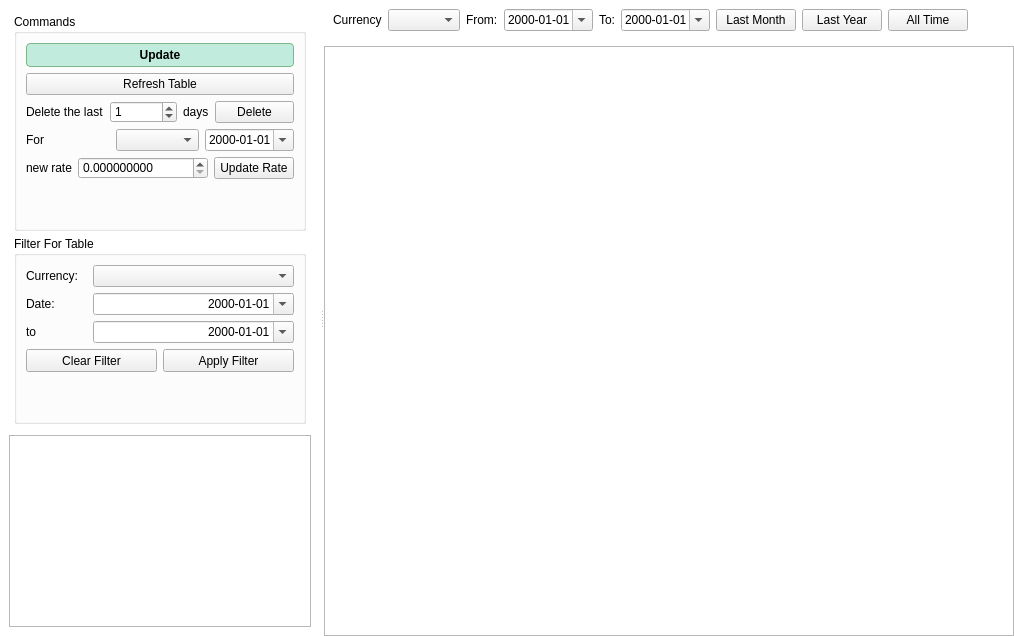
      <widget class="QWidget" name="tab_exchange_rates">
       <property name="styleSheet">
        <string notr="true">QWidget#tab_exchange_rates { background-color: #ffffff; }</string>
       </property>
       <attribute name="title">
        <string>Exchange Rates</string>
       </attribute>
       <layout class="QHBoxLayout" name="horizontalLayout_28">
        <item>
         <widget class="QSplitter" name="splitter_6">
          <property name="styleSheet">
           <string notr="true">QWidget#splitter_6 { background-color: #ffffff; }</string>
          </property>
          <property name="orientation">
           <enum>Qt::Orientation::Horizontal</enum>
          </property>
          <widget class="QFrame" name="frame_rates">
           <property name="styleSheet">
            <string notr="true">QFrame#frame_rates { background-color: #ffffff; border: none; }</string>
           </property>
           <property name="minimumSize">
            <size>
             <width>300</width>
             <height>0</height>
            </size>
           </property>
           <property name="maximumSize">
            <size>
             <width>16777215</width>
             <height>16777215</height>
            </size>
           </property>
           <property name="frameShape">
            <enum>QFrame::Shape::NoFrame</enum>
           </property>
           <property name="frameShadow">
            <enum>QFrame::Shadow::Plain</enum>
           </property>
           <layout class="QVBoxLayout" name="verticalLayout_14">
            <item>
             <widget class="QFrame" name="frame_3">
              <property name="styleSheet">
               <string notr="true">QFrame#frame_3 { background-color: #ffffff; border: none; }</string>
              </property>
              <property name="frameShape">
               <enum>QFrame::Shape::NoFrame</enum>
              </property>
              <property name="frameShadow">
               <enum>QFrame::Shadow::Plain</enum>
              </property>
              <layout class="QVBoxLayout" name="verticalLayout_rate_panels">
               <property name="spacing">
                <number>5</number>
               </property>
               <property name="leftMargin">
                <number>5</number>
               </property>
               <property name="topMargin">
                <number>5</number>
               </property>
               <property name="rightMargin">
                <number>5</number>
               </property>
               <property name="bottomMargin">
                <number>5</number>
               </property>
               <item>
                <widget class="QGroupBox" name="groupBox_rate_commands">
                 <property name="minimumSize">
                  <size>
                   <width>0</width>
                   <height>0</height>
                  </size>
                 </property>
                 <property name="title">
                  <string>Commands</string>
                 </property>
                 <layout class="QVBoxLayout" name="verticalLayout_13">
                  <item>
                   <widget class="QPushButton" name="pushButton_exchange_update">
                    <property name="minimumSize">
                     <size>
                      <width>0</width>
                      <height>24</height>
                     </size>
                    </property>
                    <property name="font">
                     <font>
                      <bold>true</bold>
                     </font>
                    </property>
                    <property name="styleSheet">
                     <string notr="true">QPushButton {
                                            background-color: #C1ECDD;
                                            border: 1px solid #7DB68A;
                                            border-radius: 4px;
                                            }
                                            QPushButton:hover {
                                            background-color: #D1F5E8;
                                            }
                                            QPushButton:pressed {
                                            background-color: #A8E0C7;
                                            }</string>
                    </property>
                    <property name="text">
                     <string>Update</string>
                    </property>
                   </widget>
                  </item>
                  <item>
                   <widget class="QPushButton" name="pushButton_rates_refresh">
                    <property name="text">
                     <string>Refresh Table</string>
                    </property>
                   </widget>
                  </item>
                  <item>
                   <layout class="QHBoxLayout" name="horizontalLayout_15">
                    <item>
                     <widget class="QLabel" name="label">
                      <property name="text">
                       <string>Delete the last</string>
                      </property>
                     </widget>
                    </item>
                    <item>
                     <widget class="CompactSpinBox" name="spinBox_exchange_rate_count_days">
                      <property name="maximum">
                       <number>100000</number>
                      </property>
                      <property name="value">
                       <number>1</number>
                      </property>
                     </widget>
                    </item>
                    <item>
                     <widget class="QLabel" name="label_2">
                      <property name="text">
                       <string>days</string>
                      </property>
                     </widget>
                    </item>
                    <item>
                     <widget class="QPushButton" name="pushButton_rates_delete">
                      <property name="text">
                       <string>Delete</string>
                      </property>
                     </widget>
                    </item>
                   </layout>
                  </item>
                  <item>
                   <layout class="QHBoxLayout" name="horizontalLayout_16">
                    <item>
                     <widget class="QLabel" name="label_exchange_item_update">
                      <property name="text">
                       <string>For</string>
                      </property>
                     </widget>
                    </item>
                    <item>
                     <widget class="QComboBox" name="comboBox_exchange_item_update" />
                    </item>
                    <item>
                     <widget class="QDateEdit" name="dateEdit_exchange_item_update">
                      <property name="displayFormat">
                       <string>yyyy-MM-dd</string>
                      </property>
                      <property name="calendarPopup">
                       <bool>true</bool>
                      </property>
                     </widget>
                    </item>
                   </layout>
                  </item>
                  <item>
                   <layout class="QHBoxLayout" name="horizontalLayout_exchange_item_rate">
                    <item>
                     <widget class="QLabel" name="label_exchange_item_update_2">
                      <property name="text">
                       <string>new rate</string>
                      </property>
                     </widget>
                    </item>
                    <item>
                     <widget class="CompactDoubleSpinBox" name="doubleSpinBox_exchange_item_update">
                      <property name="decimals">
                       <number>9</number>
                      </property>
                      <property name="maximum">
                       <double>10000000.000000000000000</double>
                      </property>
                     </widget>
                    </item>
                    <item>
                     <widget class="QPushButton" name="pushButton_exchange_item_update">
                      <property name="text">
                       <string>Update Rate</string>
                      </property>
                     </widget>
                    </item>
                   </layout>
                  </item>
                  <item>
                   <spacer name="verticalSpacer_3">
                    <property name="orientation">
                     <enum>Qt::Orientation::Vertical</enum>
                    </property>
                    <property name="sizeHint" stdset="0">
                     <size>
                      <width>20</width>
                      <height>40</height>
                     </size>
                    </property>
                   </spacer>
                  </item>
                 </layout>
                </widget>
               </item>
               <item>
                <widget class="QGroupBox" name="groupBox_filter_2">
                 <property name="minimumSize">
                  <size>
                   <width>0</width>
                   <height>0</height>
                  </size>
                 </property>
                 <property name="title">
                  <string>Filter For Table</string>
                 </property>
                 <layout class="QVBoxLayout" name="verticalLayout_6">
                  <item>
                   <layout class="QHBoxLayout" name="horizontalLayout_currency_filter_2">
                    <item>
                     <widget class="QLabel" name="label_filter_currency_2">
                      <property name="minimumSize">
                       <size>
                        <width>61</width>
                        <height>0</height>
                       </size>
                      </property>
                      <property name="text">
                       <string>Currency:</string>
                      </property>
                     </widget>
                    </item>
                    <item>
                     <widget class="QComboBox" name="comboBox_exchange_rates_filter_currency">
                      <property name="sizePolicy">
                       <sizepolicy hsizetype="Expanding" vsizetype="Fixed">
                        <horstretch>0</horstretch>
                        <verstretch>0</verstretch>
                       </sizepolicy>
                      </property>
                     </widget>
                    </item>
                   </layout>
                  </item>
                  <item>
                   <layout class="QHBoxLayout" name="horizontalLayout_22">
                    <item>
                     <widget class="QLabel" name="label_filter_date_2">
                      <property name="minimumSize">
                       <size>
                        <width>61</width>
                        <height>0</height>
                       </size>
                      </property>
                      <property name="text">
                       <string>Date:</string>
                      </property>
                     </widget>
                    </item>
                    <item>
                     <widget class="QDateEdit" name="dateEdit_filter_exchange_rates_from">
                      <property name="sizePolicy">
                       <sizepolicy hsizetype="Expanding" vsizetype="Fixed">
                        <horstretch>0</horstretch>
                        <verstretch>0</verstretch>
                       </sizepolicy>
                      </property>
                      <property name="alignment">
                       <set>Qt::AlignmentFlag::AlignRight|Qt::AlignmentFlag::AlignTrailing|Qt::AlignmentFlag::AlignVCenter</set>
                      </property>
                      <property name="displayFormat">
                       <string>yyyy-MM-dd</string>
                      </property>
                      <property name="calendarPopup">
                       <bool>true</bool>
                      </property>
                     </widget>
                    </item>
                   </layout>
                  </item>
                  <item>
                   <layout class="QHBoxLayout" name="horizontalLayout_23">
                    <item>
                     <widget class="QLabel" name="label_filter_to_2">
                      <property name="minimumSize">
                       <size>
                        <width>61</width>
                        <height>0</height>
                       </size>
                      </property>
                      <property name="text">
                       <string>to</string>
                      </property>
                      <property name="alignment">
                       <set>Qt::AlignmentFlag::AlignLeading|Qt::AlignmentFlag::AlignLeft|Qt::AlignmentFlag::AlignVCenter</set>
                      </property>
                     </widget>
                    </item>
                    <item>
                     <widget class="QDateEdit" name="dateEdit_filter_exchange_rates_to">
                      <property name="sizePolicy">
                       <sizepolicy hsizetype="Expanding" vsizetype="Fixed">
                        <horstretch>0</horstretch>
                        <verstretch>0</verstretch>
                       </sizepolicy>
                      </property>
                      <property name="alignment">
                       <set>Qt::AlignmentFlag::AlignRight|Qt::AlignmentFlag::AlignTrailing|Qt::AlignmentFlag::AlignVCenter</set>
                      </property>
                      <property name="displayFormat">
                       <string>yyyy-MM-dd</string>
                      </property>
                      <property name="calendarPopup">
                       <bool>true</bool>
                      </property>
                     </widget>
                    </item>
                   </layout>
                  </item>
                  <item>
                   <layout class="QHBoxLayout" name="horizontalLayout_24">
                    <item>
                     <widget class="QPushButton" name="pushButton_filter_exchange_rates_clear">
                      <property name="minimumSize">
                       <size>
                        <width>0</width>
                        <height>23</height>
                       </size>
                      </property>
                      <property name="text">
                       <string>Clear Filter</string>
                      </property>
                     </widget>
                    </item>
                    <item>
                     <widget class="QPushButton" name="pushButton_filter_exchange_rates_apply">
                      <property name="minimumSize">
                       <size>
                        <width>0</width>
                        <height>23</height>
                       </size>
                      </property>
                      <property name="text">
                       <string>Apply Filter</string>
                      </property>
                     </widget>
                    </item>
                   </layout>
                  </item>
                  <item>
                   <spacer name="verticalSpacer_5">
                    <property name="orientation">
                     <enum>Qt::Orientation::Vertical</enum>
                    </property>
                    <property name="sizeHint" stdset="0">
                     <size>
                      <width>20</width>
                      <height>40</height>
                     </size>
                    </property>
                   </spacer>
                  </item>
                 </layout>
                </widget>
               </item>
              </layout>
             </widget>
            </item>
            <item>
             <widget class="QTableView" name="tableView_exchange_rates" />
            </item>
           </layout>
          </widget>
          <widget class="QWidget" name="widget_exchange_rates_right">
           <property name="styleSheet">
            <string notr="true">QWidget#widget_exchange_rates_right { background-color: #ffffff; }</string>
           </property>
           <layout class="QVBoxLayout" name="verticalLayout_12">
            <item>
             <widget class="QFrame" name="frame_exchange_rates_controls">
              <property name="styleSheet">
               <string notr="true">QFrame#frame_exchange_rates_controls { background-color: #ffffff; border: none; }</string>
              </property>
              <property name="maximumSize">
               <size>
                <width>16777215</width>
                <height>80</height>
               </size>
              </property>
              <property name="frameShape">
               <enum>QFrame::Shape::NoFrame</enum>
              </property>
              <property name="frameShadow">
               <enum>QFrame::Shadow::Plain</enum>
              </property>
              <layout class="QHBoxLayout" name="horizontalLayout_exchange_rates_controls">
               <item>
                <widget class="QLabel" name="label_exchange_rates_currency">
                 <property name="text">
                  <string>Currency</string>
                 </property>
                </widget>
               </item>
               <item>
                <widget class="QComboBox" name="comboBox_exchange_rates_currency" />
               </item>
               <item>
                <widget class="QLabel" name="label_exchange_rates_from">
                 <property name="text">
                  <string>From:</string>
                 </property>
                </widget>
               </item>
               <item>
                <widget class="QDateEdit" name="dateEdit_exchange_rates_from">
                 <property name="displayFormat">
                  <string>yyyy-MM-dd</string>
                 </property>
                 <property name="calendarPopup">
                  <bool>true</bool>
                 </property>
                </widget>
               </item>
               <item>
                <widget class="QLabel" name="label_exchange_rates_to">
                 <property name="text">
                  <string>To:</string>
                 </property>
                </widget>
               </item>
               <item>
                <widget class="QDateEdit" name="dateEdit_exchange_rates_to">
                 <property name="displayFormat">
                  <string>yyyy-MM-dd</string>
                 </property>
                 <property name="calendarPopup">
                  <bool>true</bool>
                 </property>
                </widget>
               </item>
               <item>
                <widget class="QPushButton" name="pushButton_exchange_rates_last_month">
                 <property name="text">
                  <string>Last Month</string>
                 </property>
                </widget>
               </item>
               <item>
                <widget class="QPushButton" name="pushButton_exchange_rates_last_year">
                 <property name="text">
                  <string>Last Year</string>
                 </property>
                </widget>
               </item>
               <item>
                <widget class="QPushButton" name="pushButton_exchange_rates_all_time">
                 <property name="text">
                  <string>All Time</string>
                 </property>
                </widget>
               </item>
               <item>
                <spacer name="horizontalSpacer_food_stats">
                 <property name="orientation">
                  <enum>Qt::Orientation::Horizontal</enum>
                 </property>
                 <property name="sizeHint" stdset="0">
                  <size>
                   <width>40</width>
                   <height>20</height>
                  </size>
                 </property>
                </spacer>
               </item>
              </layout>
             </widget>
            </item>
            <item>
             <widget class="QScrollArea" name="scrollArea_xchange_rates">
              <property name="widgetResizable">
               <bool>true</bool>
              </property>
              <widget class="QWidget" name="scrollAreaWidgetContents_food_stats">
               <property name="styleSheet">
                <string notr="true">QWidget#scrollAreaWidgetContents_food_stats { background-color: #ffffff; }</string>
               </property>
               <property name="geometry">
                <rect>
                 <x>0</x>
                 <y>0</y>
                 <width>712</width>
                 <height>679</height>
                </rect>
               </property>
               <layout class="QVBoxLayout" name="verticalLayout_exchange_rates_content" />
              </widget>
             </widget>
            </item>
           </layout>
          </widget>
         </widget>
        </item>
        <property name="leftMargin">
         <number>0</number>
        </property>
        <property name="topMargin">
         <number>0</number>
        </property>
        <property name="rightMargin">
         <number>0</number>
        </property>
        <property name="bottomMargin">
         <number>0</number>
        </property>
       </layout>
      </widget>
